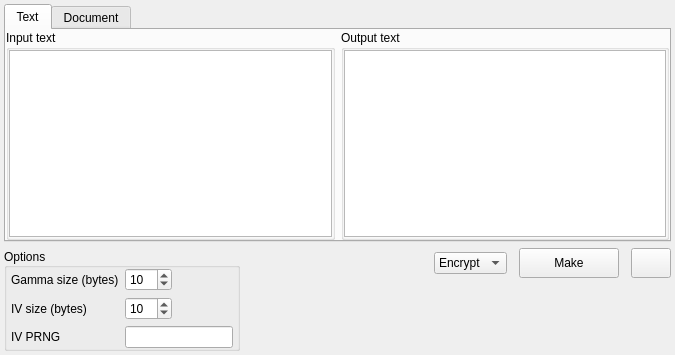
<?xml version="1.0" encoding="UTF-8"?>
<ui version="4.0">
 <class>XOR</class>
 <widget class="QWidget" name="XOR">
  <property name="geometry">
   <rect>
    <x>0</x>
    <y>0</y>
    <width>675</width>
    <height>355</height>
   </rect>
  </property>
  <property name="windowTitle">
   <string>Form</string>
  </property>
  <layout class="QVBoxLayout" name="verticalLayout_2">
   <property name="leftMargin">
    <number>4</number>
   </property>
   <property name="topMargin">
    <number>4</number>
   </property>
   <property name="rightMargin">
    <number>4</number>
   </property>
   <property name="bottomMargin">
    <number>4</number>
   </property>
   <item>
    <widget class="QTabWidget" name="tab_widget">
     <property name="maximumSize">
      <size>
       <width>16777215</width>
       <height>400</height>
      </size>
     </property>
     <property name="currentIndex">
      <number>0</number>
     </property>
     <widget class="QWidget" name="tab_text">
      <attribute name="title">
       <string>Text</string>
      </attribute>
      <layout class="QHBoxLayout" name="horizontalLayout_3">
       <property name="leftMargin">
        <number>0</number>
       </property>
       <property name="topMargin">
        <number>0</number>
       </property>
       <property name="rightMargin">
        <number>0</number>
       </property>
       <property name="bottomMargin">
        <number>0</number>
       </property>
       <item>
        <widget class="QGroupBox" name="group_box_input">
         <property name="title">
          <string>Input text</string>
         </property>
         <layout class="QVBoxLayout" name="verticalLayout_3">
          <property name="leftMargin">
           <number>0</number>
          </property>
          <property name="topMargin">
           <number>0</number>
          </property>
          <property name="rightMargin">
           <number>0</number>
          </property>
          <property name="bottomMargin">
           <number>0</number>
          </property>
          <item>
           <widget class="QTextEdit" name="text_edit_input"/>
          </item>
         </layout>
        </widget>
       </item>
       <item>
        <widget class="QGroupBox" name="group_box_output">
         <property name="title">
          <string>Output text</string>
         </property>
         <layout class="QVBoxLayout" name="verticalLayout_4">
          <property name="leftMargin">
           <number>0</number>
          </property>
          <property name="topMargin">
           <number>0</number>
          </property>
          <property name="rightMargin">
           <number>0</number>
          </property>
          <property name="bottomMargin">
           <number>0</number>
          </property>
          <item>
           <widget class="QTextEdit" name="text_edit_output">
            <property name="readOnly">
             <bool>true</bool>
            </property>
           </widget>
          </item>
         </layout>
        </widget>
       </item>
      </layout>
     </widget>
     <widget class="QWidget" name="tab_document">
      <attribute name="title">
       <string>Document</string>
      </attribute>
     </widget>
    </widget>
   </item>
   <item>
    <widget class="QFrame" name="frame_1">
     <property name="maximumSize">
      <size>
       <width>16777215</width>
       <height>110</height>
      </size>
     </property>
     <property name="frameShape">
      <enum>QFrame::NoFrame</enum>
     </property>
     <property name="frameShadow">
      <enum>QFrame::Raised</enum>
     </property>
     <layout class="QHBoxLayout" name="horizontalLayout">
      <property name="spacing">
       <number>12</number>
      </property>
      <property name="leftMargin">
       <number>0</number>
      </property>
      <property name="topMargin">
       <number>0</number>
      </property>
      <property name="rightMargin">
       <number>0</number>
      </property>
      <property name="bottomMargin">
       <number>0</number>
      </property>
      <item>
       <widget class="QFrame" name="frame_options">
        <property name="frameShape">
         <enum>QFrame::NoFrame</enum>
        </property>
        <property name="frameShadow">
         <enum>QFrame::Raised</enum>
        </property>
        <layout class="QVBoxLayout" name="verticalLayout_5">
         <property name="leftMargin">
          <number>0</number>
         </property>
         <property name="topMargin">
          <number>0</number>
         </property>
         <property name="rightMargin">
          <number>0</number>
         </property>
         <property name="bottomMargin">
          <number>0</number>
         </property>
         <item>
          <widget class="QGroupBox" name="group_box_options">
           <property name="maximumSize">
            <size>
             <width>800</width>
             <height>16777215</height>
            </size>
           </property>
           <property name="title">
            <string>Options</string>
           </property>
           <property name="alignment">
            <set>Qt::AlignLeading|Qt::AlignLeft|Qt::AlignVCenter</set>
           </property>
           <property name="flat">
            <bool>false</bool>
           </property>
           <property name="checkable">
            <bool>false</bool>
           </property>
           <property name="checked">
            <bool>false</bool>
           </property>
           <layout class="QVBoxLayout" name="verticalLayout_6">
            <property name="sizeConstraint">
             <enum>QLayout::SetDefaultConstraint</enum>
            </property>
            <property name="leftMargin">
             <number>0</number>
            </property>
            <property name="topMargin">
             <number>0</number>
            </property>
            <property name="rightMargin">
             <number>0</number>
            </property>
            <property name="bottomMargin">
             <number>0</number>
            </property>
            <item>
             <layout class="QFormLayout" name="form_layout_options">
              <property name="fieldGrowthPolicy">
               <enum>QFormLayout::ExpandingFieldsGrow</enum>
              </property>
              <property name="horizontalSpacing">
               <number>-1</number>
              </property>
              <property name="leftMargin">
               <number>4</number>
              </property>
              <property name="rightMargin">
               <number>4</number>
              </property>
              <item row="2" column="1">
               <widget class="QLineEdit" name="line_edit_iv"/>
              </item>
              <item row="0" column="0">
               <widget class="QLabel" name="label_gamma_size">
                <property name="text">
                 <string>Gamma size (bytes)</string>
                </property>
               </widget>
              </item>
              <item row="0" column="1">
               <widget class="QSpinBox" name="spin_box_gamma_size">
                <property name="minimumSize">
                 <size>
                  <width>0</width>
                  <height>0</height>
                 </size>
                </property>
                <property name="minimum">
                 <number>1</number>
                </property>
                <property name="maximum">
                 <number>100</number>
                </property>
                <property name="value">
                 <number>10</number>
                </property>
               </widget>
              </item>
              <item row="2" column="0">
               <widget class="QLabel" name="label_iv">
                <property name="text">
                 <string>IV PRNG</string>
                </property>
               </widget>
              </item>
              <item row="1" column="0">
               <widget class="QLabel" name="label_iv_size">
                <property name="text">
                 <string>IV size (bytes)</string>
                </property>
               </widget>
              </item>
              <item row="1" column="1">
               <widget class="QSpinBox" name="spin_box_iv_size">
                <property name="minimum">
                 <number>1</number>
                </property>
                <property name="maximum">
                 <number>100</number>
                </property>
                <property name="value">
                 <number>10</number>
                </property>
               </widget>
              </item>
             </layout>
            </item>
           </layout>
          </widget>
         </item>
        </layout>
       </widget>
      </item>
      <item>
       <spacer name="horizontal_spacer_2">
        <property name="orientation">
         <enum>Qt::Horizontal</enum>
        </property>
        <property name="sizeHint" stdset="0">
         <size>
          <width>138</width>
          <height>17</height>
         </size>
        </property>
       </spacer>
      </item>
      <item>
       <layout class="QVBoxLayout" name="vertical_layout_2">
        <item>
         <layout class="QHBoxLayout" name="horizontal_layout_2">
          <item>
           <widget class="QComboBox" name="combo_box_mode">
            <item>
             <property name="text">
              <string>Encrypt</string>
             </property>
            </item>
            <item>
             <property name="text">
              <string>Decrypt</string>
             </property>
            </item>
           </widget>
          </item>
          <item>
           <widget class="QPushButton" name="button_make">
            <property name="sizePolicy">
             <sizepolicy hsizetype="Fixed" vsizetype="Fixed">
              <horstretch>0</horstretch>
              <verstretch>0</verstretch>
             </sizepolicy>
            </property>
            <property name="minimumSize">
             <size>
              <width>100</width>
              <height>30</height>
             </size>
            </property>
            <property name="text">
             <string>Make</string>
            </property>
           </widget>
          </item>
          <item>
           <widget class="QPushButton" name="button_options">
            <property name="sizePolicy">
             <sizepolicy hsizetype="Fixed" vsizetype="Fixed">
              <horstretch>0</horstretch>
              <verstretch>0</verstretch>
             </sizepolicy>
            </property>
            <property name="minimumSize">
             <size>
              <width>0</width>
              <height>30</height>
             </size>
            </property>
            <property name="text">
             <string/>
            </property>
           </widget>
          </item>
         </layout>
        </item>
        <item>
         <spacer name="vertical_spacer_3">
          <property name="orientation">
           <enum>Qt::Vertical</enum>
          </property>
          <property name="sizeHint" stdset="0">
           <size>
            <width>20</width>
            <height>0</height>
           </size>
          </property>
         </spacer>
        </item>
       </layout>
      </item>
     </layout>
    </widget>
   </item>
   <item>
    <spacer name="vertical_spacer_1">
     <property name="orientation">
      <enum>Qt::Vertical</enum>
     </property>
     <property name="sizeHint" stdset="0">
      <size>
       <width>20</width>
       <height>0</height>
      </size>
     </property>
    </spacer>
   </item>
  </layout>
 </widget>
 <resources/>
 <connections/>
</ui>
